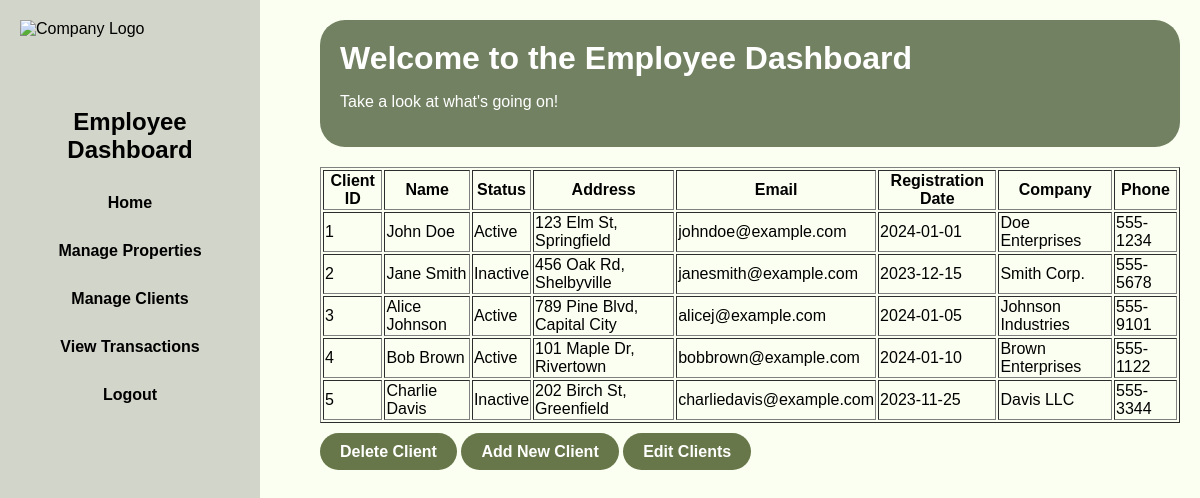
Screenshot of /manage_clients.php with the database file from the repository.
### tables this page shows
CREATE TABLE client (
  clientID INT PRIMARY KEY,           
  clientName VARCHAR(255) NOT NULL,                           
  status VARCHAR(50),                                 
  address VARCHAR(255),                              
  email VARCHAR(100) NOT NULL UNIQUE,                                
  password VARCHAR(100) NOT NULL UNIQUE,                                
  registrationDate DATE,                            
  company VARCHAR(255),                              
  phoneNumber VARCHAR(20)                       
);

### manage_clients.php (the view, shortened to what this page needs)
<!DOCTYPE html>
<html lang="en">
<head>
</head>
<body>
    <div class="container">
        <div class="sidebar">
            <?php
            echo '<img src="images/damanLogo.png" alt="Company Logo">';
        ?>
            <h2>Employee Dashboard</h2>
            <ul>
                <li><a href="employee.php">Home</a></li>
                <li><a href="manage_properties.php">Manage Properties</a></li>
                <li><a href="manage_clients.php">Manage Clients</a></li>
                <li><a href="view_transactions.php">View Transactions</a></li>
                <li><a href="main.php">Logout</a></li>
            </ul>
        </div>
        <div class="main-content">
            <header style="background-color:rgb(114, 129, 97);">
                <h1>Welcome to the Employee Dashboard</h1>
                <p>Take a look at what's going on!</p>
            </header>
            <section class="overview">
                <?php
                    include 'MysqlConnection.php';
                    $sql = "SELECT * FROM client";
                    $stmt = $conn->prepare($sql);
                    $stmt->execute();
                    $result = $stmt->get_result();
                    echo "<table border='1' style = 'width:100%;'>";
                    echo "<tr><th>Client ID</th><th>Name</th><th>Status</th><th>Address</th><th>Email</th><th>Registration Date</th><th>Company</th><th>Phone</th></tr>";
                    while ($row = $result->fetch_assoc()) {
                        echo "<tr>";
                        echo "<td>" . htmlspecialchars($row['clientID']) . "</td>";
                        echo "<td>" . htmlspecialchars($row['clientName']) . "</td>";
                        echo "<td>" . htmlspecialchars($row['status']) . "</td>";
                        echo "<td>" . htmlspecialchars($row['address']) . "</td>";
                        echo "<td>" . htmlspecialchars($row['email']) . "</td>";
                        echo "<td>" . htmlspecialchars($row['registrationDate']) . "</td>";
                        echo "<td>" . htmlspecialchars($row['company']) . "</td>";
                        echo "<td>" . htmlspecialchars($row['phoneNumber']) . "</td>";
                        echo "</tr>";
                    }
                    echo "</table>";
                ?>
            </section>
            <section>
                <div class="action-buttons">
                    <a href="delete_client.php" class="button">Delete Client</a>
                    <a href="add_client.php" class="button">Add New Client</a>
                    <a href="edit_client.php" class="button">Edit Clients</a>
                </div>
            </section>
        </div>
    </div>
</body>
</html>

### manage_clients.php (style rules this page uses)
body { font-family: Arial, sans-serif; margin: 0; padding: 0; background-color: rgb(251, 255, 241); }
.container { display: flex; min-height: 100vh; }
.container img { width: 100%; margin-bottom: 50px; }
.sidebar { background-color: #d2d5c9; color: black; width: 220px; position: fixed; padding: 20px; height: 100%; }
.sidebar h2 { text-align: center; }
.sidebar ul { list-style: none; padding: 0; }
.sidebar ul li { padding: 10px; margin: 10px 0; text-align: center; }
.sidebar ul li a { color: black; text-decoration: none; font-weight: bold; transition: transform 0.3s ease, box-shadow 0.3s ease; }
.main-content { flex: 1; padding: 20px; margin-left: 300px; }
header { background-color:rgb(239, 253, 223); padding: 20px; border-radius: 25px; margin-bottom: 20px; color: white; }
header h1 { margin: 0; }
.overview { margin-bottom: 20px; }
.button { background-color: rgb(103, 119, 73); color: white; padding: 10px 20px; text-decoration: none; border-radius: 25px; font-weight: bold; transition: transform 0.3s ease, box-shadow 0.3s ease; }

### rows the page displays
client: clientID "1", clientName "John Doe", status "Active", address "123 Elm St, Springfield", email "johndoe@example.com", registrationDate "2024-01-01", company "Doe Enterprises", phoneNumber "555-1234"
client: clientID "2", clientName "Jane Smith", status "Inactive", address "456 Oak Rd, Shelbyville", email "janesmith@example.com", registrationDate "2023-12-15", company "Smith Corp.", phoneNumber "555-5678"
client: clientID "3", clientName "Alice Johnson", status "Active", address "789 Pine Blvd, Capital City", email "alicej@example.com", registrationDate "2024-01-05", company "Johnson Industries", phoneNumber "555-9101"
client: clientID "4", clientName "Bob Brown", status "Active", address "101 Maple Dr, Rivertown", email "bobbrown@example.com", registrationDate "2024-01-10", company "Brown Enterprises", phoneNumber "555-1122"
client: clientID "5", clientName "Charlie Davis", status "Inactive", address "202 Birch St, Greenfield", email "charliedavis@example.com", registrationDate "2023-11-25", company "Davis LLC", phoneNumber "555-3344"
